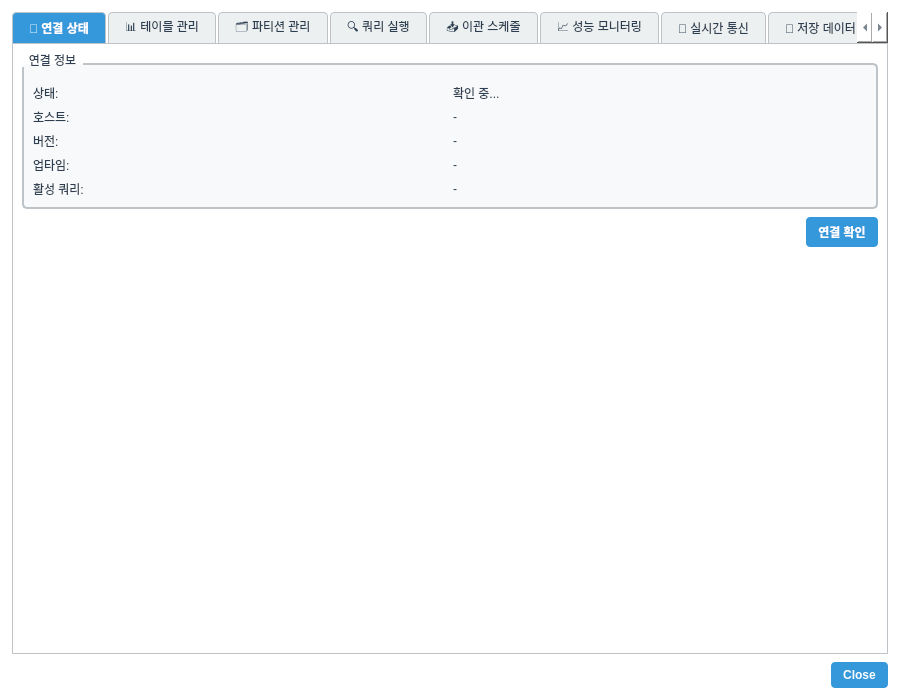
<?xml version="1.0" encoding="UTF-8"?>
<ui version="4.0">
 <class>ClickHouseSettingsDialog</class>
 <widget class="QDialog" name="ClickHouseSettingsDialog">
  <property name="geometry">
   <rect>
    <x>0</x>
    <y>0</y>
    <width>900</width>
    <height>700</height>
   </rect>
  </property>
  <property name="windowTitle">
   <string>ClickHouse 모니터링</string>
  </property>
  <property name="styleSheet">
   <string notr="true">QWidget {
    background-color: #FFFFFF;
    color: #2C3E50;
    font-family: &quot;맑은 고딕&quot;;
    font-size: 9pt;
}

QTabWidget::pane {
    border: 1px solid #BDC3C7;
    background-color: #FFFFFF;
}

QTabBar::tab {
    background-color: #ECF0F1;
    color: #2C3E50;
    padding: 8px 16px;
    margin-right: 2px;
    border: 1px solid #BDC3C7;
    border-bottom: none;
    border-top-left-radius: 4px;
    border-top-right-radius: 4px;
}

QTabBar::tab:selected {
    background-color: #3498DB;
    color: #FFFFFF;
    font-weight: bold;
}

QTabBar::tab:hover {
    background-color: #D5DBDB;
}

QTableWidget {
    gridline-color: #BDC3C7;
    background-color: #FFFFFF;
    alternate-background-color: #F8F9FA;
    selection-background-color: #3498DB;
    selection-color: #FFFFFF;
}

QTableWidget::item {
    padding: 4px;
    border: none;
}

QHeaderView::section {
    background-color: #ECF0F1;
    color: #2C3E50;
    padding: 6px;
    border: 1px solid #BDC3C7;
    font-weight: bold;
}

QLineEdit, QTextEdit, QPlainTextEdit {
    background-color: #FFFFFF;
    border: 1px solid #BDC3C7;
    border-radius: 3px;
    padding: 4px;
    color: #2C3E50;
}

QLineEdit:focus, QTextEdit:focus, QPlainTextEdit:focus {
    border: 2px solid #3498DB;
}

QPushButton {
    background-color: #3498DB;
    color: #FFFFFF;
    border: none;
    border-radius: 4px;
    padding: 6px 12px;
    font-weight: bold;
}

QPushButton:hover {
    background-color: #2980B9;
}

QPushButton:pressed {
    background-color: #1F618D;
}

QPushButton:disabled {
    background-color: #BDC3C7;
    color: #7F8C8D;
}

QLabel {
    color: #2C3E50;
    background-color: transparent;
}

QGroupBox {
    border: 2px solid #BDC3C7;
    border-radius: 5px;
    margin-top: 10px;
    padding-top: 10px;
    background-color: #F8F9FA;
}

QGroupBox::title {
    subcontrol-origin: margin;
    subcontrol-position: top left;
    padding: 0 5px;
    color: #2C3E50;
    font-weight: bold;
}

QProgressBar {
    border: 1px solid #BDC3C7;
    border-radius: 3px;
    text-align: center;
    background-color: #ECF0F1;
}

QProgressBar::chunk {
    background-color: #3498DB;
}</string>
  </property>
  <layout class="QVBoxLayout" name="verticalLayout_main">
   <property name="spacing">
    <number>8</number>
   </property>
   <property name="leftMargin">
    <number>12</number>
   </property>
   <property name="topMargin">
    <number>12</number>
   </property>
   <property name="rightMargin">
    <number>12</number>
   </property>
   <property name="bottomMargin">
    <number>12</number>
   </property>
   <item>
    <widget class="QTabWidget" name="tabWidget">

     <!-- ===== 탭 1: 연결 상태 ===== -->
     <widget class="QWidget" name="tabConnStatus">
      <attribute name="title">
       <string>📡 연결 상태</string>
      </attribute>
      <layout class="QVBoxLayout" name="verticalLayout_conn">
       <property name="spacing">
        <number>8</number>
       </property>
       <item>
        <widget class="QGroupBox" name="groupConnStatus">
         <property name="title">
          <string>연결 정보</string>
         </property>
         <layout class="QGridLayout" name="gridLayout_conn">
          <item row="0" column="0">
           <widget class="QLabel">
            <property name="text"><string>상태:</string></property>
           </widget>
          </item>
          <item row="0" column="1">
           <widget class="QLabel" name="labelConnStatus">
            <property name="text"><string>확인 중...</string></property>
           </widget>
          </item>
          <item row="1" column="0">
           <widget class="QLabel">
            <property name="text"><string>호스트:</string></property>
           </widget>
          </item>
          <item row="1" column="1">
           <widget class="QLabel" name="labelHost">
            <property name="text"><string>-</string></property>
           </widget>
          </item>
          <item row="2" column="0">
           <widget class="QLabel">
            <property name="text"><string>버전:</string></property>
           </widget>
          </item>
          <item row="2" column="1">
           <widget class="QLabel" name="labelVersion">
            <property name="text"><string>-</string></property>
           </widget>
          </item>
          <item row="3" column="0">
           <widget class="QLabel">
            <property name="text"><string>업타임:</string></property>
           </widget>
          </item>
          <item row="3" column="1">
           <widget class="QLabel" name="labelUptime">
            <property name="text"><string>-</string></property>
           </widget>
          </item>
          <item row="4" column="0">
           <widget class="QLabel">
            <property name="text"><string>활성 쿼리:</string></property>
           </widget>
          </item>
          <item row="4" column="1">
           <widget class="QLabel" name="labelActiveQueries">
            <property name="text"><string>-</string></property>
           </widget>
          </item>
         </layout>
        </widget>
       </item>
       <item>
        <layout class="QHBoxLayout" name="horizontalLayout_connBtn">
         <item>
          <spacer name="horizontalSpacer_conn">
           <property name="orientation"><enum>Qt::Horizontal</enum></property>
           <property name="sizeHint" stdset="0">
            <size><width>40</width><height>20</height></size>
           </property>
          </spacer>
         </item>
         <item>
          <widget class="QPushButton" name="btnConnect">
           <property name="text"><string>연결 확인</string></property>
          </widget>
         </item>
        </layout>
       </item>
       <item>
        <spacer name="verticalSpacer_conn">
         <property name="orientation"><enum>Qt::Vertical</enum></property>
         <property name="sizeHint" stdset="0">
          <size><width>20</width><height>40</height></size>
         </property>
        </spacer>
       </item>
      </layout>
     </widget>

     <!-- ===== 탭 2: 테이블 관리 ===== -->
     <widget class="QWidget" name="tabTables">
      <attribute name="title">
       <string>📊 테이블 관리</string>
      </attribute>
      <layout class="QVBoxLayout" name="verticalLayout_tables">
       <property name="spacing">
        <number>8</number>
       </property>
       <item>
        <layout class="QHBoxLayout" name="horizontalLayout_tablesBtns">
         <item>
          <widget class="QPushButton" name="btnCreateTable">
           <property name="text"><string>테이블 생성</string></property>
          </widget>
         </item>
         <item>
          <widget class="QPushButton" name="btnDropTable">
           <property name="text"><string>테이블 삭제</string></property>
          </widget>
         </item>
         <item>
          <widget class="QPushButton" name="btnOptimize">
           <property name="text"><string>최적화</string></property>
          </widget>
         </item>
         <item>
          <spacer name="horizontalSpacer_tables">
           <property name="orientation"><enum>Qt::Horizontal</enum></property>
           <property name="sizeHint" stdset="0">
            <size><width>40</width><height>20</height></size>
           </property>
          </spacer>
         </item>
        </layout>
       </item>
       <item>
        <widget class="QTableWidget" name="tableClickHouseTables">
         <property name="columnCount"><number>6</number></property>
         <property name="editTriggers">
          <set>QAbstractItemView::NoEditTriggers</set>
         </property>
         <property name="selectionBehavior">
          <enum>QAbstractItemView::SelectRows</enum>
         </property>
         <property name="alternatingRowColors"><bool>true</bool></property>
         <column><property name="text"><string>테이블명</string></property></column>
         <column><property name="text"><string>엔진</string></property></column>
         <column><property name="text"><string>파티션키</string></property></column>
         <column><property name="text"><string>정렬키</string></property></column>
         <column><property name="text"><string>행수</string></property></column>
         <column><property name="text"><string>압축크기</string></property></column>
        </widget>
       </item>
      </layout>
     </widget>

     <!-- ===== 탭 3: 파티션 관리 ===== -->
     <widget class="QWidget" name="tabPartitions">
      <attribute name="title">
       <string>🗂️ 파티션 관리</string>
      </attribute>
      <layout class="QVBoxLayout" name="verticalLayout_partitions">
       <property name="spacing">
        <number>8</number>
       </property>
       <item>
        <layout class="QHBoxLayout" name="horizontalLayout_partBtns">
         <item>
          <widget class="QPushButton" name="btnDropPartition">
           <property name="text"><string>파티션 삭제</string></property>
          </widget>
         </item>
         <item>
          <widget class="QPushButton" name="btnMergePartition">
           <property name="text"><string>파티션 병합</string></property>
          </widget>
         </item>
         <item>
          <spacer name="horizontalSpacer_partitions">
           <property name="orientation"><enum>Qt::Horizontal</enum></property>
           <property name="sizeHint" stdset="0">
            <size><width>40</width><height>20</height></size>
           </property>
          </spacer>
         </item>
        </layout>
       </item>
       <item>
        <widget class="QTableWidget" name="tablePartitions">
         <property name="columnCount"><number>5</number></property>
         <property name="editTriggers">
          <set>QAbstractItemView::NoEditTriggers</set>
         </property>
         <property name="selectionBehavior">
          <enum>QAbstractItemView::SelectRows</enum>
         </property>
         <property name="alternatingRowColors"><bool>true</bool></property>
         <column><property name="text"><string>파티션ID</string></property></column>
         <column><property name="text"><string>행수</string></property></column>
         <column><property name="text"><string>크기</string></property></column>
         <column><property name="text"><string>최소날짜</string></property></column>
         <column><property name="text"><string>최대날짜</string></property></column>
        </widget>
       </item>
      </layout>
     </widget>

     <!-- ===== 탭 4: 쿼리 실행 ===== -->
     <widget class="QWidget" name="tabQuery">
      <attribute name="title">
       <string>🔍 쿼리 실행</string>
      </attribute>
      <layout class="QVBoxLayout" name="verticalLayout_query">
       <property name="spacing">
        <number>8</number>
       </property>
       <item>
        <layout class="QHBoxLayout" name="horizontalLayout_queryTop">
         <item>
          <widget class="QLabel">
           <property name="text"><string>템플릿:</string></property>
          </widget>
         </item>
         <item>
          <widget class="QComboBox" name="comboQueryTemplates">
           <property name="minimumWidth"><number>200</number></property>
          </widget>
         </item>
         <item>
          <spacer name="horizontalSpacer_queryTop">
           <property name="orientation"><enum>Qt::Horizontal</enum></property>
           <property name="sizeHint" stdset="0">
            <size><width>40</width><height>20</height></size>
           </property>
          </spacer>
         </item>
         <item>
          <widget class="QPushButton" name="btnRunQuery">
           <property name="text"><string>실행</string></property>
          </widget>
         </item>
        </layout>
       </item>
       <item>
        <widget class="QSplitter" name="splitterQuery">
         <property name="orientation"><enum>Qt::Horizontal</enum></property>
         <widget class="QWidget" name="queryEditorPanel">
          <layout class="QVBoxLayout" name="verticalLayout_queryEditor">
           <property name="leftMargin"><number>0</number></property>
           <property name="topMargin"><number>0</number></property>
           <property name="rightMargin"><number>0</number></property>
           <property name="bottomMargin"><number>0</number></property>
           <item>
            <widget class="QLabel">
             <property name="text"><string>SQL 편집기</string></property>
            </widget>
           </item>
           <item>
            <widget class="QPlainTextEdit" name="textQueryEditor">
             <property name="placeholderText">
              <string>SELECT * FROM system.tables LIMIT 10</string>
             </property>
            </widget>
           </item>
          </layout>
         </widget>
         <widget class="QWidget" name="queryHistoryPanel">
          <layout class="QVBoxLayout" name="verticalLayout_queryHistory">
           <property name="leftMargin"><number>0</number></property>
           <property name="topMargin"><number>0</number></property>
           <property name="rightMargin"><number>0</number></property>
           <property name="bottomMargin"><number>0</number></property>
           <item>
            <widget class="QLabel">
             <property name="text"><string>최근 쿼리</string></property>
            </widget>
           </item>
           <item>
            <widget class="QListWidget" name="listQueryHistory"/>
           </item>
          </layout>
         </widget>
        </widget>
       </item>
       <item>
        <widget class="QLabel">
         <property name="text"><string>결과</string></property>
        </widget>
       </item>
       <item>
        <widget class="QTableWidget" name="tableQueryResults">
         <property name="columnCount"><number>0</number></property>
         <property name="editTriggers">
          <set>QAbstractItemView::NoEditTriggers</set>
         </property>
         <property name="alternatingRowColors"><bool>true</bool></property>
        </widget>
       </item>
      </layout>
     </widget>

     <!-- ===== 탭 5: 이관 스케줄 ===== -->
     <widget class="QWidget" name="tabMigrations">
      <attribute name="title">
       <string>📥 이관 스케줄</string>
      </attribute>
      <layout class="QVBoxLayout" name="verticalLayout_migrations">
       <property name="spacing">
        <number>8</number>
       </property>
       <item>
        <layout class="QHBoxLayout" name="horizontalLayout_migBtns">
         <item>
          <widget class="QPushButton" name="btnRunMigration">
           <property name="text"><string>수동 실행</string></property>
          </widget>
         </item>
         <item>
          <widget class="QPushButton" name="btnEditSchedule">
           <property name="text"><string>스케줄 수정</string></property>
          </widget>
         </item>
         <item>
          <spacer name="horizontalSpacer_migrations">
           <property name="orientation"><enum>Qt::Horizontal</enum></property>
           <property name="sizeHint" stdset="0">
            <size><width>40</width><height>20</height></size>
           </property>
          </spacer>
         </item>
        </layout>
       </item>
       <item>
        <widget class="QTableWidget" name="tableMigrations">
         <property name="columnCount"><number>8</number></property>
         <property name="editTriggers">
          <set>QAbstractItemView::NoEditTriggers</set>
         </property>
         <property name="selectionBehavior">
          <enum>QAbstractItemView::SelectRows</enum>
         </property>
         <property name="alternatingRowColors"><bool>true</bool></property>
         <column><property name="text"><string>작업ID</string></property></column>
         <column><property name="text"><string>원본</string></property></column>
         <column><property name="text"><string>대상</string></property></column>
         <column><property name="text"><string>스케줄</string></property></column>
         <column><property name="text"><string>마지막실행</string></property></column>
         <column><property name="text"><string>다음실행</string></property></column>
         <column><property name="text"><string>이관행수</string></property></column>
         <column><property name="text"><string>상태</string></property></column>
        </widget>
       </item>
      </layout>
     </widget>

     <!-- ===== 탭 6: 성능 모니터링 ===== -->
     <widget class="QWidget" name="tabPerformance">
      <attribute name="title">
       <string>📈 성능 모니터링</string>
      </attribute>
      <layout class="QVBoxLayout" name="verticalLayout_perf">
       <property name="spacing">
        <number>8</number>
       </property>
       <item>
        <widget class="QGroupBox" name="groupSysMetrics">
         <property name="title"><string>시스템 메트릭</string></property>
         <layout class="QHBoxLayout" name="horizontalLayout_sysMetrics">
          <item>
           <widget class="QLabel">
            <property name="text"><string>CPU:</string></property>
           </widget>
          </item>
          <item>
           <widget class="QLabel" name="labelCPU">
            <property name="text"><string>-</string></property>
           </widget>
          </item>
          <item>
           <spacer name="horizontalSpacer_cpu">
            <property name="orientation"><enum>Qt::Horizontal</enum></property>
            <property name="sizeHint" stdset="0">
             <size><width>20</width><height>20</height></size>
            </property>
           </spacer>
          </item>
          <item>
           <widget class="QLabel">
            <property name="text"><string>메모리:</string></property>
           </widget>
          </item>
          <item>
           <widget class="QLabel" name="labelMemory">
            <property name="text"><string>-</string></property>
           </widget>
          </item>
          <item>
           <spacer name="horizontalSpacer_mem">
            <property name="orientation"><enum>Qt::Horizontal</enum></property>
            <property name="sizeHint" stdset="0">
             <size><width>20</width><height>20</height></size>
            </property>
           </spacer>
          </item>
          <item>
           <widget class="QLabel">
            <property name="text"><string>디스크 I/O:</string></property>
           </widget>
          </item>
          <item>
           <widget class="QLabel" name="labelDiskIO">
            <property name="text"><string>-</string></property>
           </widget>
          </item>
          <item>
           <spacer name="horizontalSpacer_disk">
            <property name="orientation"><enum>Qt::Horizontal</enum></property>
            <property name="sizeHint" stdset="0">
             <size><width>40</width><height>20</height></size>
            </property>
           </spacer>
          </item>
          <item>
           <widget class="QPushButton" name="btnRefreshPerf">
            <property name="text"><string>새로고침</string></property>
           </widget>
          </item>
         </layout>
        </widget>
       </item>
       <item>
        <widget class="QLabel">
         <property name="text"><string>느린 쿼리 목록</string></property>
        </widget>
       </item>
       <item>
        <widget class="QTableWidget" name="tableSlowQueries">
         <property name="columnCount"><number>5</number></property>
         <property name="editTriggers">
          <set>QAbstractItemView::NoEditTriggers</set>
         </property>
         <property name="selectionBehavior">
          <enum>QAbstractItemView::SelectRows</enum>
         </property>
         <property name="alternatingRowColors"><bool>true</bool></property>
         <column><property name="text"><string>쿼리</string></property></column>
         <column><property name="text"><string>실행시간</string></property></column>
         <column><property name="text"><string>읽은행수</string></property></column>
         <column><property name="text"><string>읽은바이트</string></property></column>
         <column><property name="text"><string>메모리사용</string></property></column>
        </widget>
       </item>
      </layout>
     </widget>


     <!-- ========================================== -->
     <!-- Tab: 📡 실시간 통신 모니터 -->
     <!-- ========================================== -->
     <widget class="QWidget" name="tabRealtimeMonitor">
      <attribute name="title">
       <string>📡 실시간 통신</string>
      </attribute>
      <layout class="QVBoxLayout" name="verticalLayout_realtime">
       <item>
        <widget class="QTableWidget" name="tableRealtimeQueries">
         <property name="editTriggers">
          <set>QAbstractItemView::NoEditTriggers</set>
         </property>
         <property name="alternatingRowColors">
          <bool>true</bool>
         </property>
         <property name="selectionBehavior">
          <enum>QAbstractItemView::SelectRows</enum>
         </property>
         <column><property name="text"><string>시간</string></property></column>
         <column><property name="text"><string>타입</string></property></column>
         <column><property name="text"><string>쿼리</string></property></column>
         <column><property name="text"><string>응답(ms)</string></property></column>
         <column><property name="text"><string>상태</string></property></column>
        </widget>
       </item>
       <item>
        <widget class="QWidget" name="chartContainer" native="true">
         <property name="minimumHeight">
          <number>200</number>
         </property>
        </widget>
       </item>
      </layout>
     </widget>

     <!-- ========================================== -->
     <!-- Tab: 📂 저장된 데이터 조회 -->
     <!-- ========================================== -->
     <widget class="QWidget" name="tabStoredData">
      <attribute name="title">
       <string>📂 저장 데이터</string>
      </attribute>
      <layout class="QVBoxLayout" name="verticalLayout_stored">
       <item>
        <layout class="QHBoxLayout" name="horizontalLayout_filter">
         <item>
          <widget class="QLabel" name="labelTable">
           <property name="text"><string>테이블:</string></property>
          </widget>
         </item>
         <item>
          <widget class="QComboBox" name="comboTable"/>
         </item>
         <item>
          <widget class="QLabel" name="labelSearch">
           <property name="text"><string>검색:</string></property>
          </widget>
         </item>
         <item>
          <widget class="QLineEdit" name="lineFilter">
           <property name="placeholderText"><string>키워드 입력</string></property>
          </widget>
         </item>
         <item>
          <widget class="QPushButton" name="btnSearch">
           <property name="text"><string>🔍 검색</string></property>
          </widget>
         </item>
        </layout>
       </item>
       <item>
        <widget class="QTableWidget" name="tableData">
         <property name="alternatingRowColors">
          <bool>true</bool>
         </property>
         <property name="editTriggers">
          <set>QAbstractItemView::NoEditTriggers</set>
         </property>
        </widget>
       </item>
       <item>
        <layout class="QHBoxLayout" name="horizontalLayout_pagination">
         <item>
          <widget class="QPushButton" name="btnPrevPage">
           <property name="text"><string>◀ 이전</string></property>
          </widget>
         </item>
         <item>
          <widget class="QLabel" name="labelPage">
           <property name="text"><string>페이지: 1 / 1</string></property>
          </widget>
         </item>
         <item>
          <widget class="QPushButton" name="btnNextPage">
           <property name="text"><string>다음 ▶</string></property>
          </widget>
         </item>
         <item>
          <widget class="QPushButton" name="btnExportCSV">
           <property name="text"><string>📤 CSV</string></property>
          </widget>
         </item>
        </layout>
       </item>
      </layout>
     </widget>

     <!-- ========================================== -->
     <!-- Tab: ⚙️ DB 상세 정보 -->
     <!-- ========================================== -->
     <widget class="QWidget" name="tabDBInfo">
      <attribute name="title">
       <string>⚙️ DB 정보</string>
      </attribute>
      <layout class="QVBoxLayout" name="verticalLayout_dbinfo">
       <item>
        <widget class="QGroupBox" name="groupDBStatus">
         <property name="title"><string>시스템 정보</string></property>
         <layout class="QFormLayout" name="formLayout_dbstatus">
          <item row="0" column="0">
           <widget class="QLabel" name="labelVersionTitle">
            <property name="text"><string>버전:</string></property>
           </widget>
          </item>
          <item row="0" column="1">
           <widget class="QLabel" name="labelVersion">
            <property name="text"><string>-</string></property>
           </widget>
          </item>
          <item row="1" column="0">
           <widget class="QLabel" name="labelUptimeTitle">
            <property name="text"><string>업타임:</string></property>
           </widget>
          </item>
          <item row="1" column="1">
           <widget class="QLabel" name="labelUptime">
            <property name="text"><string>-</string></property>
           </widget>
          </item>
          <item row="2" column="0">
           <widget class="QLabel" name="labelConnectionsTitle">
            <property name="text"><string>연결 수:</string></property>
           </widget>
          </item>
          <item row="2" column="1">
           <widget class="QLabel" name="labelConnections">
            <property name="text"><string>-</string></property>
           </widget>
          </item>
          <item row="3" column="0">
           <widget class="QLabel" name="labelMemoryTitle">
            <property name="text"><string>메모리 사용:</string></property>
           </widget>
          </item>
          <item row="3" column="1">
           <widget class="QLabel" name="labelMemory">
            <property name="text"><string>-</string></property>
           </widget>
          </item>
         </layout>
        </widget>
       </item>
       <item>
        <widget class="QGroupBox" name="groupPerformance">
         <property name="title"><string>성능 지표</string></property>
         <layout class="QGridLayout" name="gridLayout_perf">
          <item row="0" column="0">
           <widget class="QLabel" name="labelQPSTitle">
            <property name="text"><string>QPS:</string></property>
           </widget>
          </item>
          <item row="0" column="1">
           <widget class="QLabel" name="labelQPS">
            <property name="text"><string>-</string></property>
           </widget>
          </item>
          <item row="1" column="0">
           <widget class="QLabel" name="labelAvgLatencyTitle">
            <property name="text"><string>평균 응답:</string></property>
           </widget>
          </item>
          <item row="1" column="1">
           <widget class="QLabel" name="labelAvgLatency">
            <property name="text"><string>-</string></property>
           </widget>
          </item>
         </layout>
        </widget>
       </item>
       <item>
        <spacer name="verticalSpacer_dbinfo">
         <property name="orientation">
          <enum>Qt::Vertical</enum>
         </property>
         <property name="sizeHint" stdset="0">
          <size>
           <width>20</width>
           <height>40</height>
          </size>
         </property>
        </spacer>
       </item>
      </layout>
     </widget>
    </widget>
   </item>
      <widget class="QWidget" name="tabDataDelete">
       <attribute name="title"><string>🗑️ 데이터 삭제</string></attribute>
       <layout class="QVBoxLayout" name="vl_chDelete">
        <item>
         <widget class="QLabel" name="labelDeleteWarning_ch">
          <property name="text"><string>⚠️ 주의: 삭제된 데이터는 복구할 수 없습니다!</string></property>
          <property name="styleSheet"><string notr="true">color: #E74C3C; font-weight: bold; font-size: 11pt;</string></property>
         </widget>
        </item>
        <item>
         <widget class="QGroupBox" name="groupChTableDelete">
          <property name="title"><string>🗑️ 테이블 데이터 삭제</string></property>
          <layout class="QVBoxLayout">
           <item>
            <layout class="QHBoxLayout">
             <item>
              <widget class="QPushButton" name="btn_delete_ch_candles_all">
               <property name="text"><string>candles 테이블 전체 삭제</string></property>
               <property name="styleSheet"><string notr="true">background-color: #E74C3C; color: white; font-weight: bold;</string></property>
              </widget>
             </item>
             <item>
              <widget class="QPushButton" name="btn_truncate_ch_candles">
               <property name="text"><string>candles 테이블 TRUNCATE</string></property>
               <property name="styleSheet"><string notr="true">background-color: #E67E22; color: white; font-weight: bold;</string></property>
              </widget>
             </item>
             <item><spacer><property name="orientation"><enum>Qt::Horizontal</enum></property></spacer></item>
            </layout>
           </item>
           <item>
            <layout class="QHBoxLayout">
             <item><widget class="QLabel"><property name="text"><string>파티션:</string></property></widget></item>
             <item><widget class="QLineEdit" name="edit_delete_partition"><property name="placeholderText"><string>예: 202501 (년월 형식)</string></property></widget></item>
             <item>
              <widget class="QPushButton" name="btn_drop_ch_partition">
               <property name="text"><string>🗑️ 파티션 삭제</string></property>
               <property name="styleSheet"><string notr="true">background-color: #E74C3C; color: white; font-weight: bold;</string></property>
              </widget>
             </item>
            </layout>
           </item>
          </layout>
         </widget>
        </item>
        <item>
         <spacer>
          <property name="orientation"><enum>Qt::Vertical</enum></property>
          <property name="sizeHint" stdset="0"><size><width>20</width><height>40</height></size></property>
         </spacer>
        </item>
       </layout>
      </widget>

   <!-- 닫기 버튼 -->
   <item>
    <widget class="QDialogButtonBox" name="buttonBox">
     <property name="orientation">
      <enum>Qt::Horizontal</enum>
     </property>
     <property name="standardButtons">
      <set>QDialogButtonBox::Close</set>
     </property>
    </widget>
   </item>
  </layout>
 </widget>
 <resources/>
 <connections>
  <connection>
   <sender>buttonBox</sender>
   <signal>rejected()</signal>
   <receiver>ClickHouseSettingsDialog</receiver>
   <slot>reject()</slot>
   <hints>
    <hint type="sourcelabel">
     <x>450</x>
     <y>680</y>
    </hint>
    <hint type="destinationlabel">
     <x>450</x>
     <y>350</y>
    </hint>
   </hints>
  </connection>
 </connections>
</ui>
